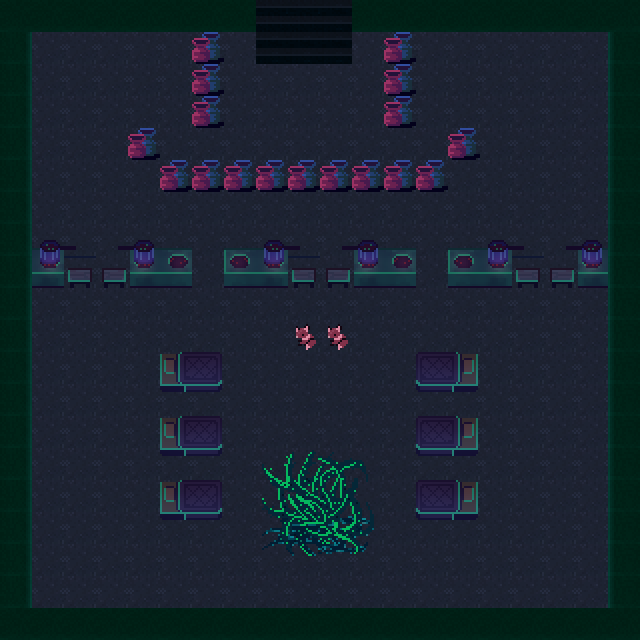

This game map was drawn from its Tiled (.tmx) file and the tilesets committed beside it. A one-line description and the trimmed map source follow:
An orthogonal 20x20 tile map with 32x32 px tiles, 3 tile layers (floor, botObj, topObj), 1 hidden layer not drawn and 4 objects (2,8,19, 2,9,19, 2,10,19, 2,10,10).

<map version="1.2" tiledversion="1.3.4" orientation="orthogonal" renderorder="right-down" width="20" height="20" tilewidth="32" tileheight="32" infinite="0" nextlayerid="8" nextobjectid="7">
 <tileset firstgid="1" name="basic" tilewidth="32" tileheight="32" tilecount="480" columns="8">
  <image source="../tileset/green_in.png" width="256" height="1920" />
 </tileset>
 <layer id="2" name="floor" width="20" height="20">
  <data>[400 cells, 400 non-empty, 1 distinct tile ids]</data>
 </layer>
 <layer id="1" name="botObj" width="20" height="20">
  <data>[400 cells, 154 non-empty, 37 distinct tile ids]</data>
 </layer>
 <layer id="3" name="topObj" width="20" height="20">
  <data>[400 cells, 16 non-empty, 6 distinct tile ids]</data>
 </layer>
 <layer id="5" name="collision" width="20" height="20" visible="0">
  <data>[400 cells, 132 non-empty, 1 distinct tile ids]</data>
 </layer>
 <objectgroup id="7" name="exits">
  <object id="1" name="2,8,19" x="272" y="21">
   <point />
  </object>
  <object id="2" name="2,9,19" x="303" y="21">
   <point />
  </object>
  <object id="3" name="2,10,19" x="331" y="21">
   <point />
  </object>
  <object id="4" name="2,10,10" x="47" y="595">
   <point />
  </object>
 </objectgroup>
</map>
